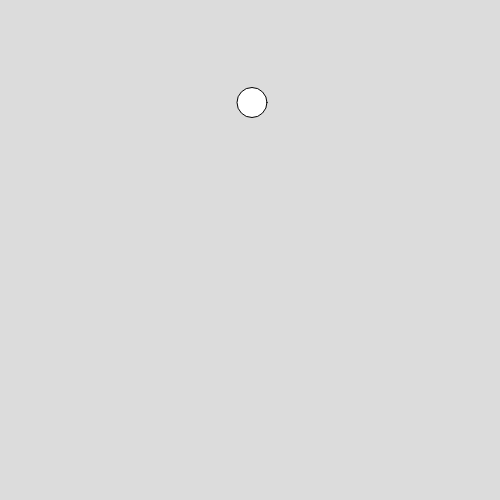
Frame 1 (no input)
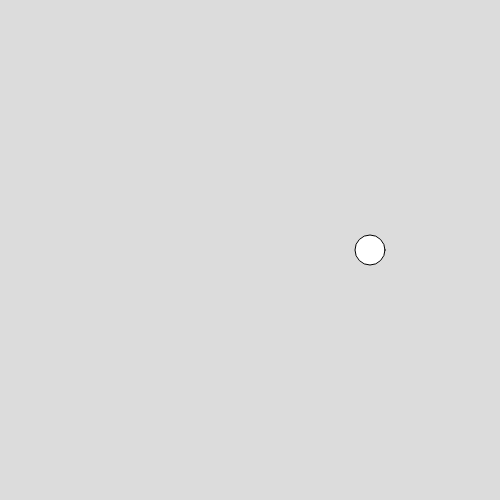
Frame 60 (no input)
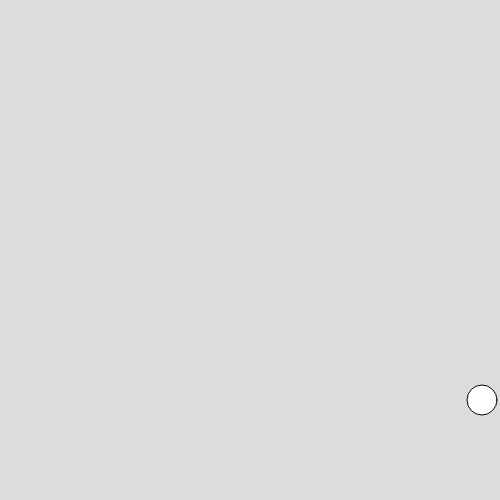
Frame 120 (the mouse pressed at the canvas centre since frame 60)

The p5.js sketch that drew these frames (run headless with seeded random() and noise() and a simulated clock; from frame 60 on, the mouse is pressed at the canvas centre):

// p5.js sketch
// ── sketch.js
var myCircle;

function setup() {
  createCanvas(500, 500);
  smooth();
  myCircle = {
    x : width/2,
    y : 100,
    size : 30,
    speedX : 2,
    speedY : 2.5,
    move: function (){
      this.x = this.x + this.speedX;
      this.y = this.y + this.speedY;
    },
    bounce: function (){
      if (this.x > width - this.size/2 || this.x < this.size/2 ){
        this.speedX = this.speedX * -1;
      }
      if (this.y > height - this.size/2 || this.y < this.size/2){
        this.speedY = this.speedY * -1;
      }
    },
    display: function (){
      ellipse(this.x, this.y, this.size, this.size)
    }
  }
}

function draw() {
  background(220);
  fill(255);
  myCircle.move();
  myCircle.bounce();
  myCircle.display();
}
